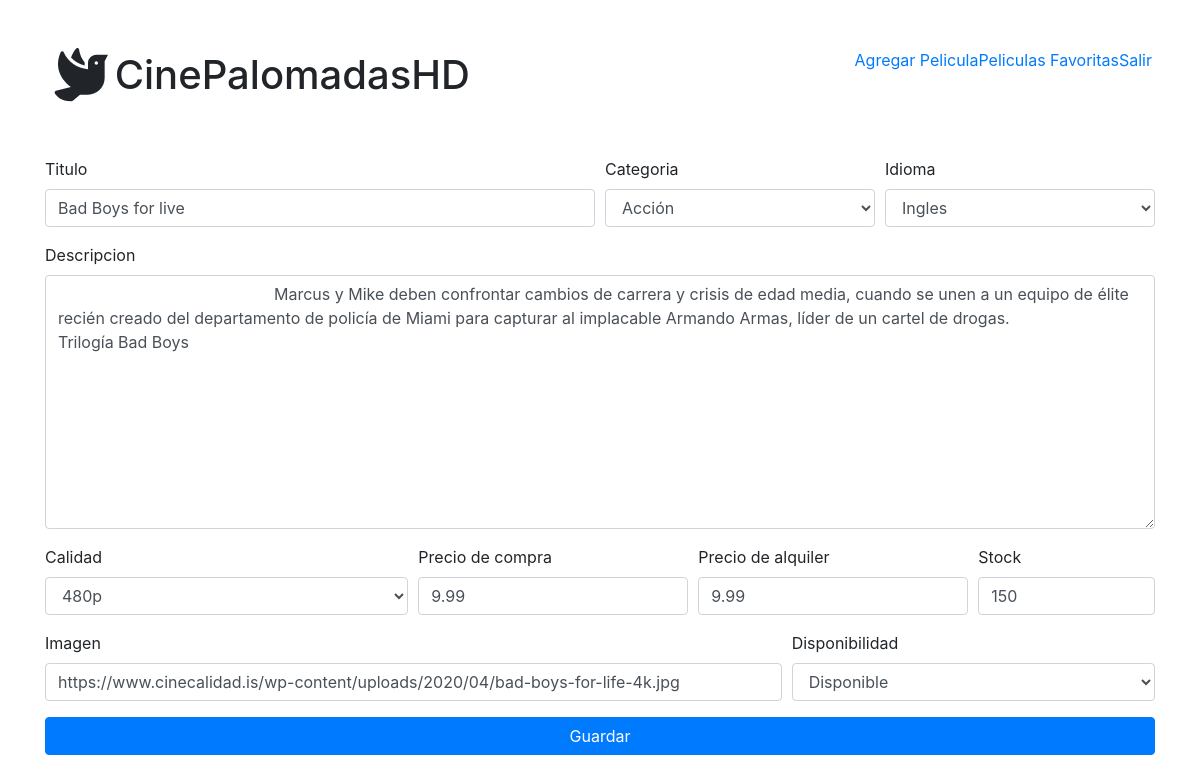
The app's page /Pelicula/update&id=3 (signed in) with its own data.
### tables this page shows
CREATE TABLE `peliculas` (
  `idPelicula` int(11) NOT NULL,
  `nombre` varchar(100) NOT NULL,
  `descripcion` text NOT NULL,
  `idCategoria` int(11) NOT NULL,
  `idioma` varchar(25) NOT NULL,
  `idCalidad` int(11) NOT NULL,
  `precioCompra` decimal(3,2) NOT NULL,
  `precioAlquiler` decimal(3,2) NOT NULL,
  `stock` int(11) NOT NULL,
  `imagen` text NOT NULL,
  `disponibilidad` tinyint(1) NOT NULL
);

### controllers/PeliculaController.php (called while the page is built, shortened)
<?php
class PeliculaController
{
    public function update()
    {
        require_once "models/Pelicula.php";
        $pelicula = new Pelicula();
        $calidad = $pelicula->getCalidad();
        $categoria = $pelicula->getCategorias();
        $idiomas = $pelicula->getIdiomas();
        $disponibles = $pelicula->getDiponibilidades();
        $pelicula->set_Id_Pelicula($_GET["id"]);
        $peli = $pelicula->Search();
        require_once "views/updateMovie.php";
    }
}

### database/Conexion.php (called while the page is built, shortened)
<?php
class Conexion
{
    public function __construct()
    {
        try {
            $this->conn = new PDO("mysql:host=".DB_HOST.";dbname=".DB_NAME."", DB_USER, DB_PASSWORD);
            $this->conn->setAttribute(PDO::ATTR_ERRMODE, PDO::ERRMODE_EXCEPTION);
            $this->conn->exec("SET CHARACTER SET ".DB_CHARSET);
            return $this->conn;
        } catch (Exception $e) {
            print "!Error¡: " . $e->getMessage() . "</br>";
            die();
        }
    }
}

### models/Pelicula.php (called while the page is built, shortened)
<?php
require_once 'database/Conexion.php';
class Pelicula extends Conexion
{
    private $idPelicula;
    public function set_Id_Pelicula($idPelicula)
    {
        $this->idPelicula = $idPelicula;
    }
    public function get_Id_Pelicula()
    {
        return $this->idPelicula;
    }
    public function getCalidad()
    {
        $sql_leer = "SELECT * FROM calidad";
        $list = $this->conn->prepare($sql_leer);
        $list->execute();
        $resultado = $list->fetchAll(PDO::FETCH_ASSOC);
        return $resultado;
    }
    public function getCategorias()
    {
        $sql_leer = "SELECT * FROM categoria";
        $list = $this->conn->prepare($sql_leer);
        $list->execute();
        $resultado = $list->fetchAll(PDO::FETCH_ASSOC);
        return $resultado;
    }
    public function getIdiomas()
    {
        $idiomas = array("Español", "Ingles", "Frances", "Italiano", "Portugues");
        return $idiomas;
    }
    public function getDiponibilidades()
    {
        $disponibilidades = [
            array(
                "id" => 1,
                "title" => "Disponible"
            ),
            array(
                "id" => 0,
                "title" => "No disponible"
            )
        ];
        return $disponibilidades;
    }
    public function Search()
    {
        $sql = "SELECT * FROM ((peliculas INNER JOIN calidad ON peliculas.idCalidad = calidad.idCalidad) INNER JOIN categoria ON peliculas.idCategoria = categoria.idCategoria) WHERE idPelicula = ?";
        $stmt = $this->conn->prepare($sql);
        $result = $stmt->execute(array($this->get_Id_Pelicula()));
        $result = $stmt->fetch(PDO::FETCH_ASSOC);
        return $result;
    }
}

### views/updateMovie.php (the view, shortened to what this page needs)
<div class="container mb-4">
    <form method="POST">
        <div class="form-row">
            <div class="form-group col-md-6">
                <label for="titulo">Titulo</label>
                <input type="text" name="titulo" class="form-control" placeholder="Ingrese el titulo de la pelicula" required value="<?= $peli["nombre"] ?>">
            </div>
            <div class="form-group col-md-3">
                <label for="Categoria">Categoria</label>
                <select name="categoria" class="form-control">
                    <?php foreach ($categoria as $key) : ?>
                        <?php if ($key["idCategoria"] == $peli["idCategoria"]) : ?>
                            <option value="<?= $key["idCategoria"] ?>" selected>
                                <?= $key["nombreCategoria"] ?>
                            </option>
                        <?php endif ?>
                    <?php endforeach ?>
                </select>
            </div>
            <div class="form-group col-md-3">
                <label for="idioma">Idioma</label>
                <select name="idioma" class="form-control">
                    <?php foreach ($idiomas as $key) : ?>
                        <?php if ($key == $peli["idioma"]) : ?>
                            <option value="<?= $key ?>" selected>
                                <?= $key ?>
                            </option>
                        <?php endif ?>
                    <?php endforeach ?>
                </select>
            </div>
        </div>
        <div class="form-group">
            <label for="descripcion">Descripcion</label>
            <textarea name="descripcion" cols="30" rows="10" class="form-control" placeholder="Descripcion" required>
                <?= $peli["descripcion"] ?>
            </textarea>
        </div>
        <div class="form-row">
            <div class="form-group col-md-4">
                <label for="Calidad">Calidad</label>
                <select name="calidad" class="form-control">
                    <?php foreach ($calidad as $key) : ?>
                        <?php if ($key["calidad"] == $peli["calidad"]) : ?>
                            <option value="<?= $key["idCalidad"] ?>" selected>
                                <?= $key["calidad"] ?>
                            </option>
                        <?php endif ?>
                    <?php endforeach ?>
                </select>
            </div>
            <div class="form-group col-md-3">
                <label for="PrecioCompra">Precio de compra</label>
                <input type="number" name="P_compra" id="" class="form-control" placeholder="Ingrese precio de compra" required value="<?= $peli["precioCompra"] ?>">
            </div>
            <div class="form-group col-md-3">
                <label for="PrecioAlquiler">Precio de alquiler</label>
                <input type="number" name="P_alquiler" id="" class="form-control" placeholder="Ingrese precio de alquiler" required value="<?= $peli["precioAlquiler"] ?>">
            </div>
            <div class="form-group col-md-2">
                <label for="stock">Stock</label>
                <input placeholder="Stock" type="number" name="stock" class="form-control" required value="<?= $peli["stock"] ?>">
            </div>
        </div>
        <div class="form-row">
            <div class="form-group col-md-8">
                <label for="imagen">Imagen</label>
                <input type="text" placeholder="imagen" name="imagen" class="form-control" required" value="<?= $peli["imagen"] ?>">
            </div>
            <div class="form-group col-md-4">
                <label for="disponibilidad">Disponibilidad</label>
                <select name="disponibilidad" class="form-control">
                    <?php foreach ($disponibles as $key) : ?>
                        <?php if ($key["id"] == $peli["disponibilidad"]) : ?>
                            <option value="<?= $key["id"] ?>" selected>
                                <?= $key["title"] ?>
                            </option>
                        <?php endif ?>
                    <?php endforeach ?>
                </select>
            </div>
        </div>
        <button type="submit" class="btn btn-primary btn-block">Guardar</button>
    </form>
</div>

### records on screen
peliculas: titulo "Bad Boys for live", idioma "Ingles", descripcion "Marcus y Mike deben confrontar cambios de carrera y crisis de edad media, cuando se unen a un equipo de élite recién creado del departamento de policía de Miami para capturar al implacable Armando Armas, líder de un cartel de drogas. Trilogía Bad Boys", P_compra "9.99", P_alquiler "9.99", stock "150", imagen "https://www.cinecalidad.is/wp-content/uploads/2020/04/bad-boys-for-life-4k.jpg", disponibilidad "Disponible"

### other values on screen
form field categoria "Acción"
form field calidad "480p"
